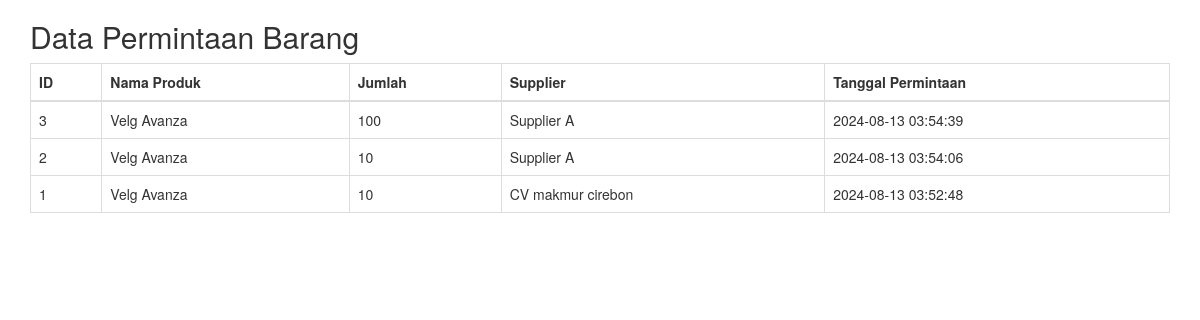
The app's page /permintaan/view_requests.php with its own data.
### tables this page shows
CREATE TABLE `stock_requests` (
  `id` int NOT NULL,
  `product_name` varchar(255) NOT NULL,
  `quantity` int NOT NULL,
  `supplier` varchar(255) NOT NULL,
  `request_date` timestamp NOT NULL DEFAULT CURRENT_TIMESTAMP
);

### permintaan/view_requests.php (the view, shortened to what this page needs)
<?php
require 'koneksi.php';
try {
    $stmt = $pdo->prepare('SELECT * FROM stock_requests ORDER BY request_date DESC');
    $stmt->execute();
    $requests = $stmt->fetchAll(PDO::FETCH_ASSOC);
} catch (PDOException $e) {
    echo "Error: " . $e->getMessage();
}
?>
<!DOCTYPE html>
<html>
<head>
    <link rel="stylesheet" href="https://maxcdn.bootstrapcdn.com/bootstrap/3.3.7/css/bootstrap.min.css">
    <link href="karre.css" rel="stylesheet" />
</head>
<body>
    <div class="container">
        <h2>Data Permintaan Barang</h2>
        <table class="table table-bordered">
            <thead>
                <tr>
                    <th>ID</th>
                    <th>Nama Produk</th>
                    <th>Jumlah</th>
                    <th>Supplier</th>
                    <th>Tanggal Permintaan</th>
                </tr>
            </thead>
            <tbody>
                <?php if (!empty($requests)): ?>
                    <?php foreach ($requests as $request): ?>
                        <tr>
                            <td><?php echo htmlspecialchars($request['id']); ?></td>
                            <td><?php echo htmlspecialchars($request['product_name']); ?></td>
                            <td><?php echo htmlspecialchars($request['quantity']); ?></td>
                            <td><?php echo htmlspecialchars($request['supplier']); ?></td>
                            <td><?php echo htmlspecialchars($request['request_date']); ?></td>
                        </tr>
                    <?php endforeach; ?>
                <?php else: ?>
                    <tr>
                        <td colspan="5">Tidak ada data permintaan.</td>
                    </tr>
                <?php endif; ?>
            </tbody>
        </table>
    </div>
</body>
</html>

### karre.css (style rules this page uses)
body { margin:0px; padding: 0px; }

### records on screen
stock_requests: id "3", product_name "Velg Avanza", quantity "100", supplier "Supplier A", request_date "2024-08-13 03:54:39"
stock_requests: id "2", product_name "Velg Avanza", quantity "10", supplier "Supplier A", request_date "2024-08-13 03:54:06"
stock_requests: id "1", product_name "Velg Avanza", quantity "10", supplier "CV makmur cirebon", request_date "2024-08-13 03:52:48"
